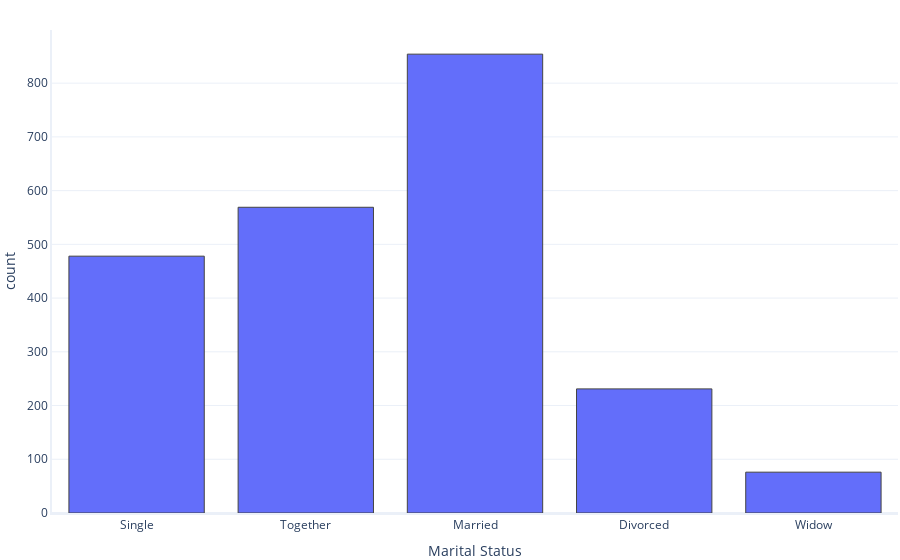

This figure's notebook cell:
### Code cell
from tools_ml import recursos_graficos as rg 
rg.histogram(df, 'Marital_Status')

### Figure 1 — Plotly figure (JSON) as saved in the notebook; plotly's stock layout.template omitted (floating-point values rounded to 4 significant figures; data arrays with more than 128 entries replaced by an {"elided": "..."} marker saying what was removed)
{"data": [{"alignmentgroup": "True", "bingroup": "x", "hovertemplate": "Marital Status=%{x}<br>count=%{y}<extra></extra>", "legendgroup": "", "marker": {"color": "#636efa", "pattern": {"shape": ""}}, "name": "", "offsetgroup": "", "orientation": "v", "showlegend": false, "type": "histogram", "x": {"elided": "2208 str values"}, "xaxis": "x", "yaxis": "y"}], "layout": {"barmode": "relative", "legend": {"tracegroupgap": 0}, "xaxis": {"anchor": "y", "domain": [0, 1], "title": {"text": "Marital Status"}}, "yaxis": {"anchor": "x", "domain": [0, 1], "title": {"text": "count"}}}}
